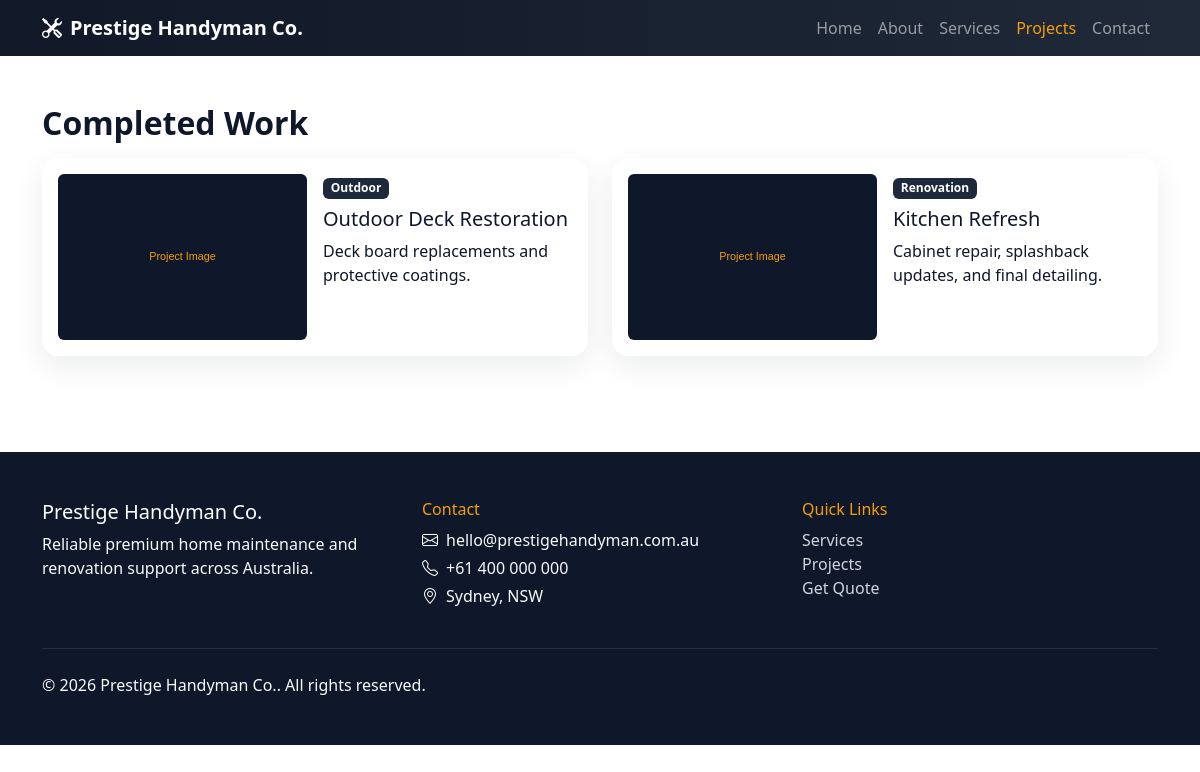
The app's page /projects.php with its own data.
### tables this page shows
CREATE TABLE projects (
    id INT AUTO_INCREMENT PRIMARY KEY,
    title VARCHAR(150) NOT NULL,
    description TEXT NOT NULL,
    category VARCHAR(120) NOT NULL,
    image_path VARCHAR(255) DEFAULT NULL,
    before_image VARCHAR(255) DEFAULT NULL,
    after_image VARCHAR(255) DEFAULT NULL,
    completed_at DATE DEFAULT NULL,
    created_at TIMESTAMP DEFAULT CURRENT_TIMESTAMP
);

### config/db.php (called while the page is built, shortened)
<?php
function base_path(): string
{
    static $base = null;
    if ($base !== null) {
        return $base;
    }
    $projectRoot = realpath(__DIR__ . '/..');
    $docRoot = isset($_SERVER['DOCUMENT_ROOT']) ? realpath($_SERVER['DOCUMENT_ROOT']) : false;
    if ($projectRoot && $docRoot && str_starts_with($projectRoot, $docRoot)) {
        $base = str_replace('\\', '/', substr($projectRoot, strlen($docRoot)));
    } else {
        $base = '';
    }
    return rtrim($base, '/');
}
function url(string $path = ''): string
{
    $path = ltrim($path, '/');
    $base = base_path();
    return ($base !== '' ? $base : '') . '/' . $path;
}
function media_url(string $path): string
{
    return url(ltrim($path, '/'));
}
function e(string $value): string
{
    return htmlspecialchars($value, ENT_QUOTES, 'UTF-8');
}

### projects.php (the view, shortened to what this page needs)
<?php
require_once __DIR__ . '/config/db.php';
$projects = $pdo->query('SELECT * FROM projects ORDER BY completed_at DESC, id DESC')->fetchAll();
include __DIR__ . '/includes/header.php';
?>
<section class="py-5">
    <div class="container">
        <h1 class="section-title reveal">Completed Work</h1>
        <div class="row g-4">
            <?php foreach ($projects as $project): ?>
            <div class="col-lg-6 reveal">
                <div class="premium-card p-3 h-100">
                    <div class="row g-3">
                        <div class="col-md-6"><img class="img-fluid rounded" src="<?= e(media_url($project['image_path'] ?: 'assets/images/project-placeholder.svg')) ?>" alt="<?= e($project['title']) ?>"></div>
                        <div class="col-md-6">
                            <span class="badge badge-category"><?= e($project['category']) ?></span>
                            <h5 class="mt-2"><?= e($project['title']) ?></h5>
                            <p class="mb-0"><?= e($project['description']) ?></p>
                        </div>
                    </div>
                </div>
            </div>
            <?php endforeach; ?>
        </div>
    </div>
</section>
<?php include __DIR__ . '/includes/footer.php'; ?>

### assets/css/style.css (style rules this page uses)
:root { --navy: #111827; --charcoal: #1f2937; --accent: #f59e0b; --light: #f8fafc; }
body { font-family: 'Segoe UI', Tahoma, sans-serif; background: #fff; color: #0f172a; }
.section-title { font-size: 2rem; font-weight: 700; margin-bottom: 1rem; }
.premium-card { border: 0; border-radius: 1rem; box-shadow: 0 10px 30px rgba(15,23,42,.08); transition: .3s ease; }
.badge-category { background: #1e293b; }
.reveal { opacity: 0; transform: translateY(18px); transition: all .6s ease; }
.reveal.visible { opacity: 1; transform: none; }

### records on screen
projects: image_path (placeholder picture), category "Outdoor", title "Outdoor Deck Restoration", description "Deck board replacements and protective coatings."
projects: image_path (placeholder picture), category "Renovation", title "Kitchen Refresh", description "Cabinet repair, splashback updates, and final detailing."

### other values on screen
setting('business_name', 'Prestige Handyman Co.') "Prestige Handyman Co."
$label "Home"
$label "About"
$label "Services"
$label "Projects"
$label "Contact"
setting('business_email', 'hello@prestigehandyman.com.au') "hello@prestigehandyman.com.au"
setting('business_phone', '+61 400 000 000') "+61 400 000 000"
setting('business_address', 'Sydney, NSW') "Sydney, NSW"
